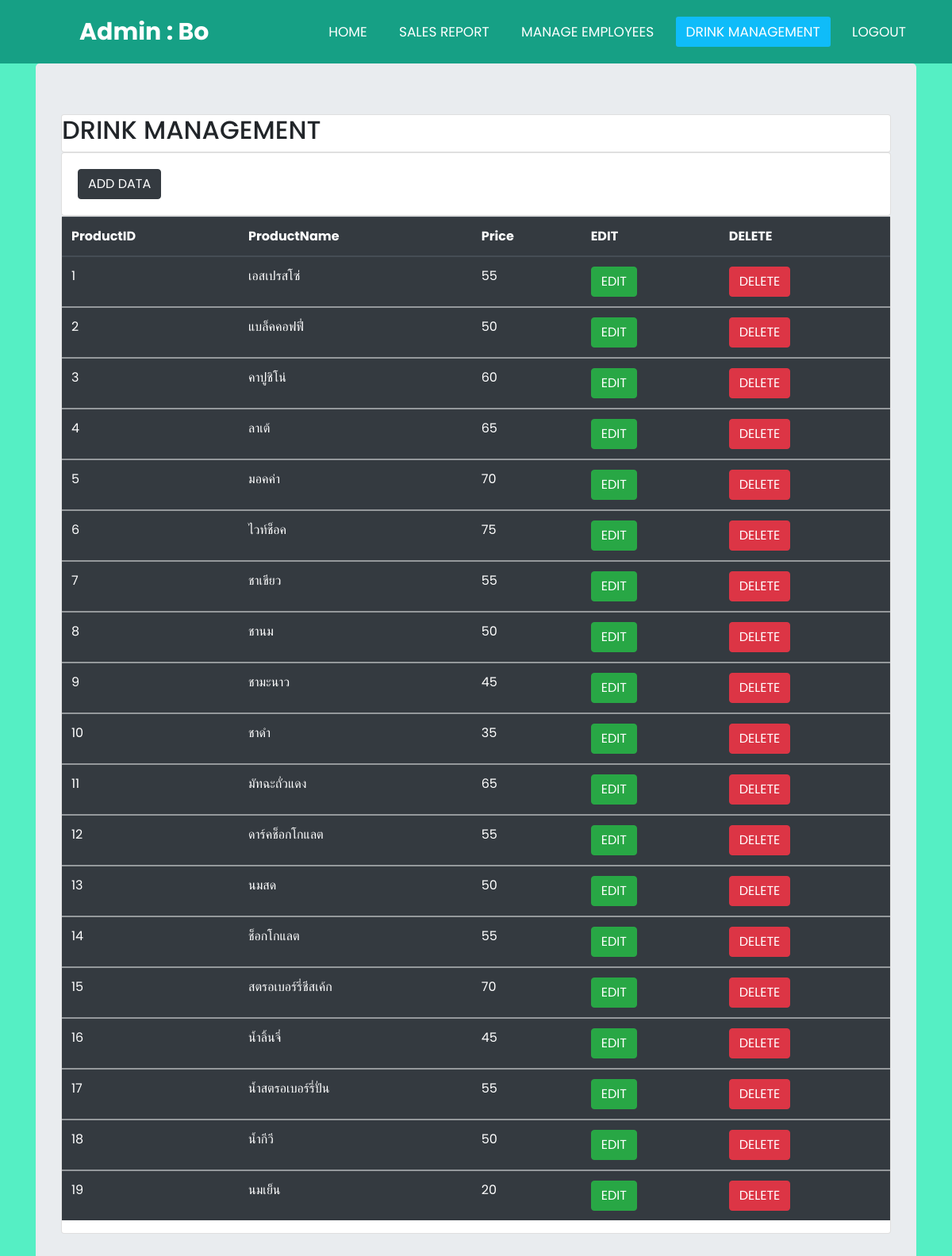
Screenshot of /final/managef.php (signed in) with the database file from the repository.
### tables this page shows
CREATE TABLE `products` (
  `productid` int(11) NOT NULL,
  `productname` varchar(100) NOT NULL,
  `price` float NOT NULL,
  `productdetail` text NOT NULL
);

### final/managef.php (the view, shortened to what this page needs)
<?php session_start();
include('condb.php');
  $name = $_SESSION['name'];
?>
<!DOCTYPE html>
<html lang="en" dir="ltr">
<head>
    <link rel="stylesheet" href="https://stackpath.bootstrapcdn.com/bootstrap/4.4.1/css/bootstrap.min.css">
    <link rel="stylesheet" href="style.css">
    <link rel="stylesheet" href="https://cdn.datatables.net/1.10.20/css/dataTables.bootstrap4.min.css">
</head>
<body>
    <nav>
        <label class="logo">Admin : <?php echo$name?> </label>
        <ul>
        <ul>
            <li><a href="home2.php">HOME</a></li>
            <li><a href="circulation2.php">Sales report</a></li>
            <li><a href="employinfor.php">Manage employees</a></li>
            <li><a class="active"  href="managef.php">DRINK MANAGEMENT</a></li>
            <li><a href="logout.php">Logout</a></li>
        </ul>
    </nav>
    <section>
        <div class="container">
            <div class="jumbotron">
                <div class="card">
                    <h2>DRINK MANAGEMENT</h2>
                </div>
                <div class="card">
                    <div class="card-body">
                        <button type="button" class="btn btn-dark" data-toggle="modal" data-target="#drinkModal">
                            ADD DATA
                        </button>
                    </div>
                </div>
                <div class="card">
                    <div class ="class-body">
                    <?php
                        $con= mysqli_connect("localhost","root","","final") or die("Error: " . mysqli_error($con));
                        mysqli_query($con, "SET NAMES 'utf8' ");
                        $query="SELECT * FROM products";
                        $result = mysqli_query($con,$query);
                    ?>
                        <table id="example" class="table table-dark">
                            <thead>
                                <tr>
                                <th scope="col">ProductID</th>
                                <th scope="col">ProductName</th>
                                <th scope="col">Price</th>
                                <th scope="col">EDIT</th>
                                <th scope="col">DELETE</th>
                                </tr>
                            </thead>
                    <?php
                        if($result)
                        {
                            foreach($result as $row)
                            {
                    ?>
                            <tbody>
                                <tr>
                                    <td><?php echo $row['productid']?></td>
                                    <td><?php echo $row['productname']?></td>
                                    <td><?php echo $row['price']?></td>
                                    <td>
                                        <button type="button" class="btn btn-success editbtn">EDIT</button>
                                    </td>
                                    <td>
                                        <button type="button" class="btn btn-danger deletebtn">DELETE</button>
                                    </td>
                                </tr>
                            </tbody>
                    <?php
                            }
                        }
                        else
                        {
                            echo"No Record Found";
                        }
                    ?>
                        </table>
                    </div>
                </div>
            </div>
        </div>
    </section>
</body>
</html>

### final/style.css (style rules this page uses)
* { padding: 0; margin: 0; text-decoration: none; list-style: none; box-sizing: border-box; }
body { font-family: 'Poppins', sans-serif; background: #55efc4; }
nav { background: #16a085; height: 80px; width: 100%; }
label.logo { color: white; font-size: 30px; line-height: 80px; padding: 0 100px; font-weight: bold; }
nav ul { float: right; margin-right: 20px; }
nav ul li { display: inline-block; line-height: 80px; margin: 0 5px; }
nav ul li a { color: white; font-size: 17px; padding: 7px 13px; border-radius: 3px; text-transform: uppercase; }
a.active, a:hover { background: #0fbcf9; transition: .5s; }
section { background: #55efc4; }

### rows the page displays
products: productid "1", productname "เอสเปรสโซ่", price "55"
products: productid "2", productname "แบล็คคอฟฟี่", price "50"
products: productid "3", productname "คาปูชิโน่", price "60"
products: productid "4", productname "ลาเต้", price "65"
products: productid "5", productname "มอคค่า", price "70"
products: productid "6", productname "ไวท์ช็อค", price "75"
products: productid "7", productname "ชาเขียว", price "55"
products: productid "8", productname "ชานม", price "50"
products: productid "9", productname "ชามะนาว", price "45"
products: productid "10", productname "ชาดำ", price "35"
products: productid "11", productname "มัทฉะถั่วแดง", price "65"
products: productid "12", productname "ดาร์คช็อกโกแลต", price "55"
products: productid "13", productname "นมสด", price "50"
products: productid "14", productname "ช็อกโกแลต", price "55"
products: productid "15", productname "สตรอเบอร์รี่ชีสเค้ก", price "70"
products: productid "16", productname "น้ำลิ้นจี่", price "45"
products: productid "17", productname "น้ำสตรอเบอร์รี่ปั่น", price "55"
products: productid "18", productname "น้ำกีวี", price "50"
products: productid "19", productname "นมเย็น", price "20"

### other values shown
$name "Bo"
